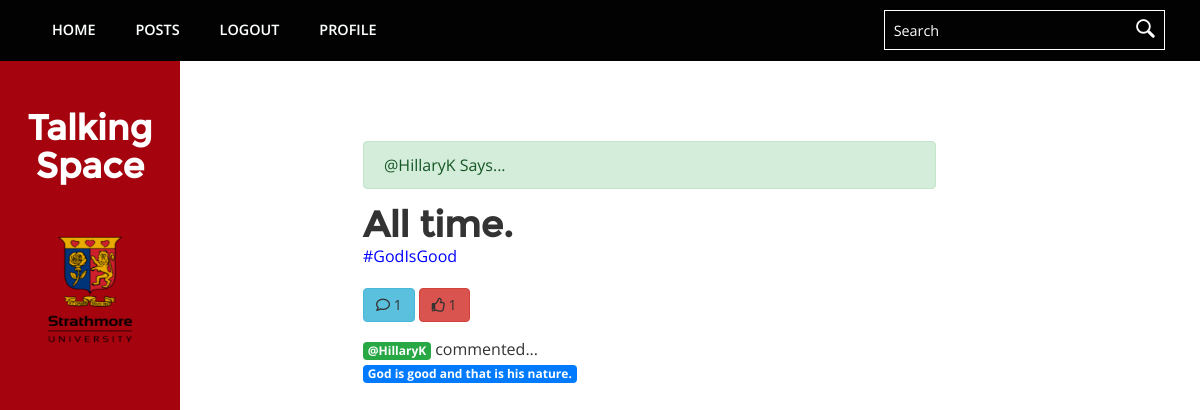
The app's page /view-post.php?id=3398 (signed in) with its own data.
### tables this page shows
CREATE TABLE `posts` (
  `username` varchar(250) NOT NULL,
  `post` varchar(250) NOT NULL,
  `title` varchar(250) NOT NULL,
  `date` varchar(250) NOT NULL,
  `time` varchar(250) NOT NULL,
  `id` int(11) NOT NULL
);

CREATE TABLE `comments` (
  `id` varchar(250) NOT NULL,
  `comment` varchar(250) NOT NULL,
  `from_` varchar(250) NOT NULL,
  `postid` varchar(250) NOT NULL,
  `date` varchar(250) NOT NULL,
  `time` varchar(250) NOT NULL
);

### view-post.php (the view, shortened to what this page needs)
<?php
include('conn.php');
include('header.php');
?>
<div class="col-md-9 main">
	<div class="login">
        <div class="col-md-9">
        <?php
            $sqlxc = "SELECT * FROM posts WHERE id=".$_GET['id'];
            $resultxc = $conn->query($sqlxc);
            if ($resultxc->num_rows > 0) {
                while($rowxc = $resultxc->fetch_assoc())
                {
                ?>
                <div class="alert alert-success">@<?php echo $rowxc['username']; ?> Says...</div>
                <h1>                <?php echo $rowxc['post']; ?>       </h1>
                <a href="#" style="color:blue;">        #<?php echo $rowxc['title']; ?>      </a>
                <?php
                }
            } else {
                echo '0';
            }
        ?>
        <a class="btn btn-info" >
        <?php
            $sqlxc = "SELECT * FROM comments WHERE postid=".$_GET['id'];
            $resultxc = $conn->query($sqlxc);
            if ($resultxc->num_rows > 0) {
                $count=0;
                while($rowxc = $resultxc->fetch_assoc())
                {
                    $count++;
                }
                echo '<i class="far fa-comment"></i> '.$count;
            } else {
                echo '<i class="far fa-comment"></i>';
            }
        ?>
        </a>
        <a class="btn btn-danger" >
        <?php
            $sqlxc = "SELECT * FROM likes WHERE postid=".$_GET['id'];
            $resultxc = $conn->query($sqlxc);
            if ($resultxc->num_rows > 0) {
                $count=0;
                while($rowxc = $resultxc->fetch_assoc())
                {
                    $count++;
                }
                echo '<i class="far fa-thumbs-up"></i> '.$count;
            } else {
                echo '<i class="far fa-thumbs-up"></i>';
            }
        ?>
        </a>
        <div class="row my-3">
            <div class="col-md-7">
                <?php
                $sqlx = "SELECT * FROM comments WHERE postid=".$_GET['id'];
                $resultx = $conn->query($sqlx);
                if ($resultx->num_rows > 0) {
                while($rowx = $resultx->fetch_assoc())
                {
                ?>
                <span class="badge badge-success">@<?php echo $rowx['from_']; ?></span>
                commented...
                <span class="badge badge-primary"><?php echo $rowx['comment']; ?></span>
                <?php
                }
                } else {
                echo '0';
                }
                ?>
            </div>
        </div>
        </div>
	</div>

### css/style.css (style rules this page uses)
html, body { font-family: 'Open Sans', sans-serif; font-size: 100%; background: #FFf; }
body a { transition:0.5s all; -webkit-transition:0.5s all; -moz-transition:0.5s all; -o-transition:0.5s all; -ms-transition:0.5s all; }
h1,h2,h3,h4,h5,h6 { margin:0; font-family: 'Montserrat-Regular'; font-weight:700; }
.main { float: right; width: 85%; padding: 0; }
.login { padding: 5em 3em; }

### records on screen
posts: username "HillaryK", post "All time.", title "GodIsGood"
comments: from_ "HillaryK", comment "God is good and that is his nature."

### other values on screen
$count "1"
